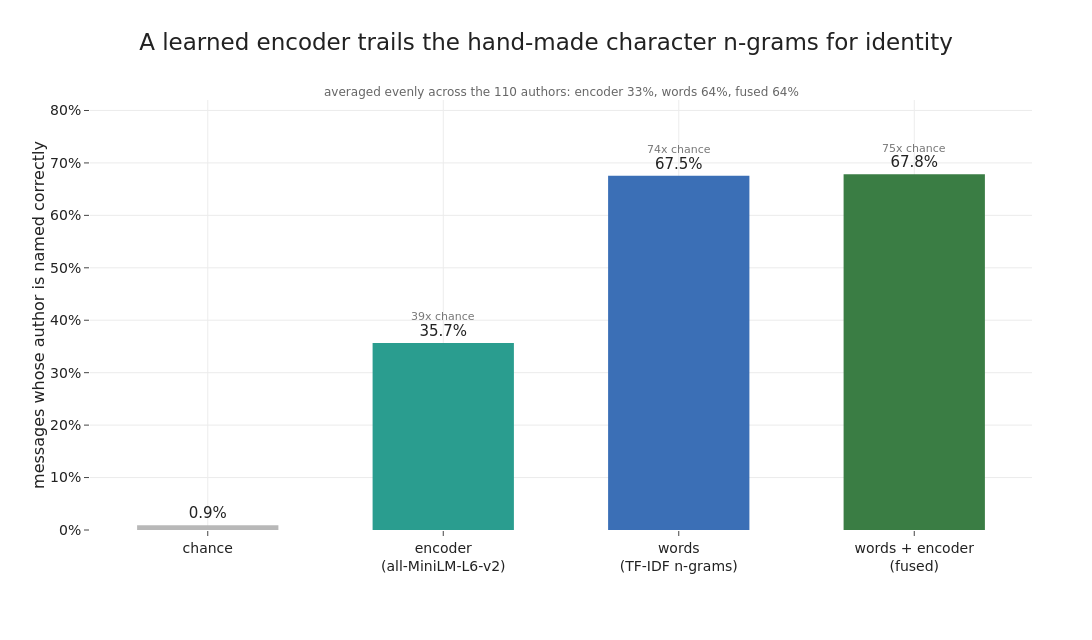

Notebook source saved alongside this figure:
### Code cell
# ===== e1: accuracy bars =====
bars = [("chance", chance, GREY), (f"encoder<br>({MTAG})", mi_e, TEAL),
        ("words<br>(TF-IDF n-grams)", mi_c, BLUE), ("words + encoder<br>(fused)", mi_f, GREEN)]
fig = go.Figure(go.Bar(x=[b[0] for b in bars], y=[b[1] * 100 for b in bars],
    marker_color=[b[2] for b in bars], width=0.6,
    text=[f"{b[1]*100:.1f}%" for b in bars], textposition="outside", textfont=dict(size=15),
    cliponaxis=False, showlegend=False))
for b in bars:
    if b[1] > chance * 2:
        fig.add_annotation(x=b[0], y=b[1] * 100 + 5.0, text=f"{b[1]/chance:.0f}x chance",
            showarrow=False, font=dict(size=11, color="#777"))
fig.add_annotation(xref="paper", yref="paper", x=0.5, y=1.04, xanchor="center", showarrow=False,
    text=f"averaged evenly across the {len(classes)} authors: "
         f"encoder {ma_e:.0%}, words {ma_c:.0%}, fused {ma_f:.0%}", font=dict(size=12, color="#666"))
fig.update_yaxes(title_text="messages whose author is named correctly", range=[0, 82], ticksuffix="%")
fig.update_layout(title="A learned encoder trails the hand-made character n-grams for identity")
save_fig(fig, "e1_encoder_vs_words.png", w=1180, h=640, margin=dict(l=90, r=60, t=100, b=110))

### Figure 1 — Plotly figure (JSON) as saved in the notebook; plotly's stock layout.template omitted (floating-point values rounded to 4 significant figures)
{"data": [{"cliponaxis": false, "marker": {"color": ["#b8b8b8", "#2a9d8f", "#3b6fb6", "#3a7d44"]}, "showlegend": false, "text": ["0.9%", "35.7%", "67.5%", "67.8%"], "textfont": {"size": 15}, "textposition": "outside", "type": "bar", "width": 0.6, "x": ["chance", "encoder<br>(all-MiniLM-L6-v2)", "words<br>(TF-IDF n-grams)", "words + encoder<br>(fused)"], "y": [0.9091, 35.65, 67.54, 67.82]}], "layout": {"annotations": [{"font": {"color": "#777", "size": 11}, "showarrow": false, "text": "39x chance", "x": "encoder<br>(all-MiniLM-L6-v2)", "y": 40.65}, {"font": {"color": "#777", "size": 11}, "showarrow": false, "text": "74x chance", "x": "words<br>(TF-IDF n-grams)", "y": 72.54}, {"font": {"color": "#777", "size": 11}, "showarrow": false, "text": "75x chance", "x": "words + encoder<br>(fused)", "y": 72.82}, {"font": {"color": "#666", "size": 12}, "showarrow": false, "text": "averaged evenly across the 110 authors: encoder 33%, words 64%, fused 64%", "x": 0.5, "xanchor": "center", "xref": "paper", "y": 1.04, "yref": "paper"}], "height": 640, "margin": {"b": 110, "l": 90, "r": 60, "t": 100}, "title": {"text": "A learned encoder trails the hand-made character n-grams for identity"}, "width": 1180, "yaxis": {"range": [0, 82], "ticksuffix": "%", "title": {"text": "messages whose author is named correctly"}}}}
